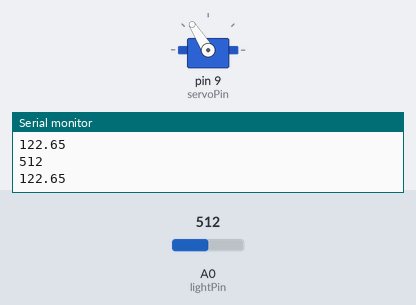
Simulated run of this sketch. Board: Arduino Uno, built with avr-gcc and run on an emulated ATmega328P. Shown: servo, the last lines printed to the serial monitor. The inputs (shaded band) are chosen by the test bench; at power-on: A0 (lightPin) = 512.

Above: at 1.2 s.
1.3 s: A0 (lightPin) set to 716
At 1.8 s:
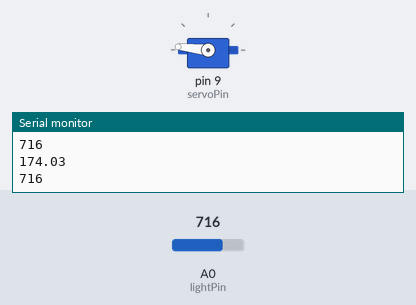
2.8 s: A0 (lightPin) set to 900
At 4.0 s:
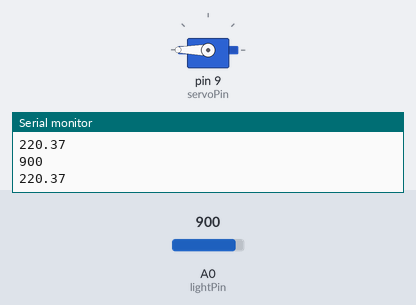
4.3 s: A0 (lightPin) set to 306
At 4.8 s:
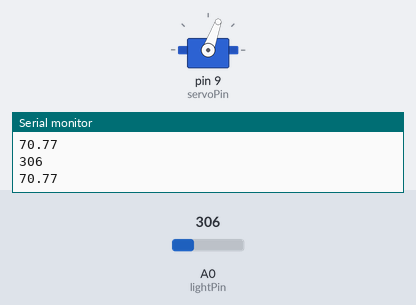
5.8 s: A0 (lightPin) set to 122
At 6.3 s:
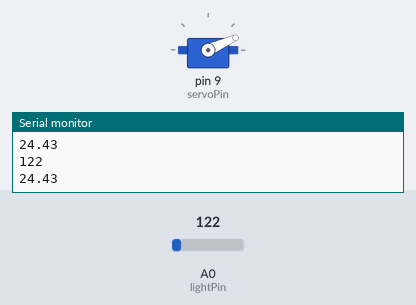
7.3 s: A0 (lightPin) set to 0
At 8.5 s:
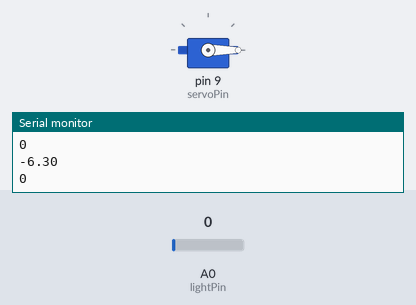
8.8 s: A0 (lightPin) set to 511
At 9.6 s:
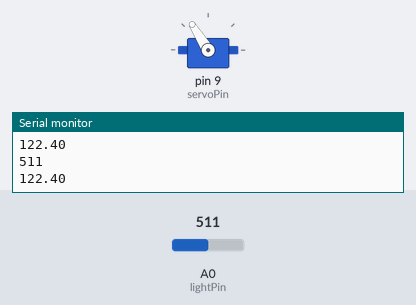
Timing chart, 0 to 11.3 s (numbered marks = the images above; inputs shaded):
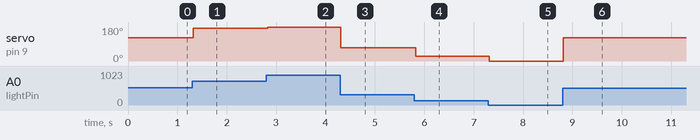

The sketch:

servoLightIndicator.ino
```cpp
#include <Servo.h>
int servoPin = 9;
int lightPin = A0;
float servoPos = 0.;
int lightVal;
int wait = 500;
Servo myServo;

// lighVal 25 = servoPos 0
// lightVal 700= servoPos 170

void setup()
{
	Serial.begin(9600);
	myServo.attach(servoPin);
}

void loop()
{
	lightVal = analogRead(lightPin);
	servoPos = (170. / 675.) * (lightVal - 25.);
	Serial.println(lightVal);
	Serial.println(servoPos);
	myServo.write(servoPos);
}
```

Measured:
- after the input at 1.3 s, servo on pin 9 (servoPin): 122° → 174° at once
- after the input at 2.8 s, servo on pin 9 (servoPin): 174° → 180° at once
- after the input at 4.3 s, servo on pin 9 (servoPin): 180° → 70° at once
- after the input at 5.8 s, servo on pin 9 (servoPin): 70° → 24° at once
- after the input at 7.3 s, servo on pin 9 (servoPin): 24° → 0° at once
- after the input at 8.8 s, servo on pin 9 (servoPin): 0° → 122° at once
